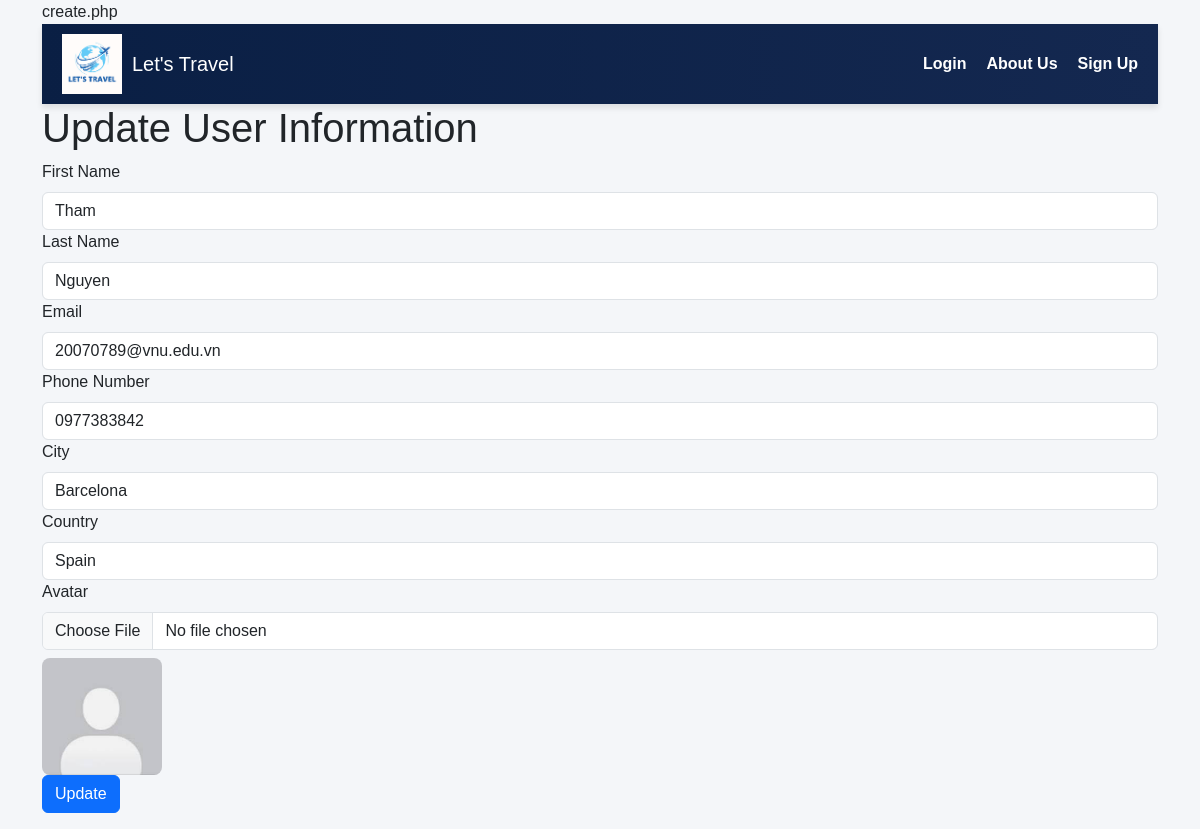
The app's page /admin/user/update.php?id=6, older data.
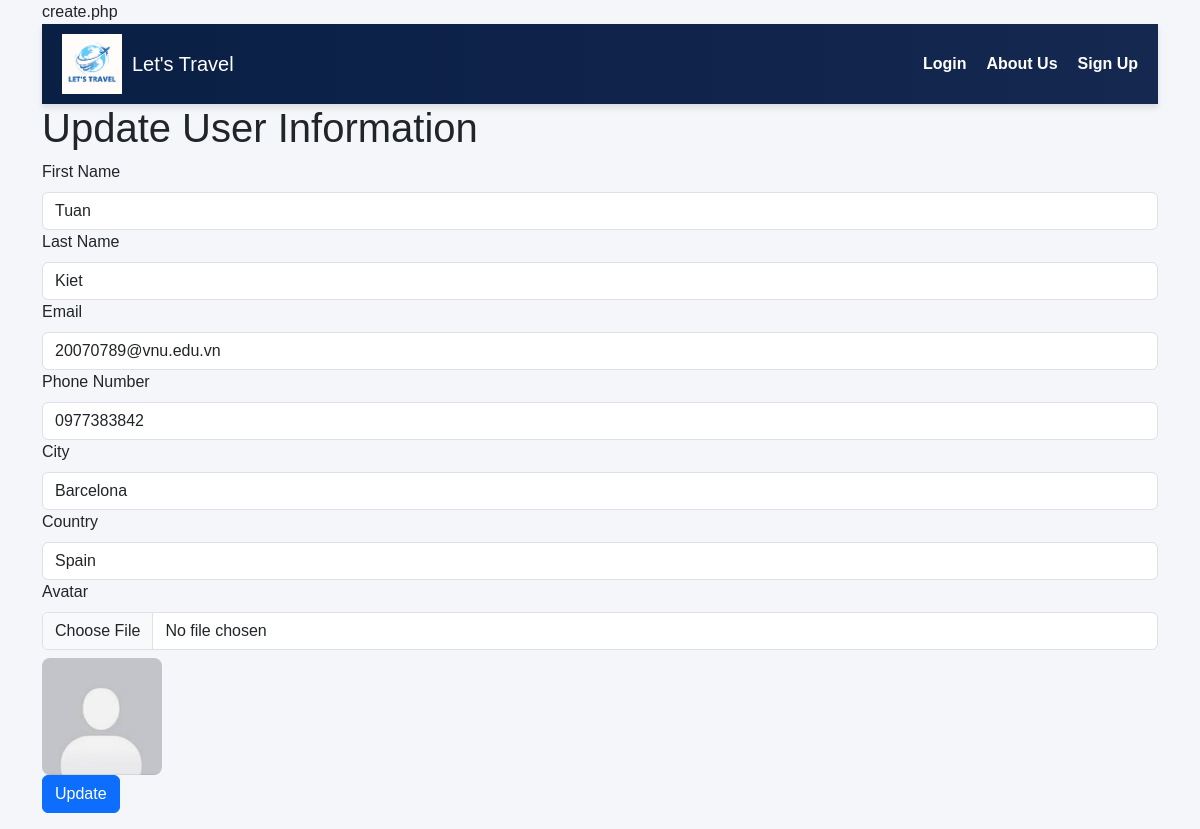
The same page, newer data.
### tables this page shows
CREATE TABLE `user` (
  `UserID` int(11) NOT NULL,
  `FirstName` varchar(255) NOT NULL,
  `LastName` varchar(255) NOT NULL,
  `FullName` varchar(255) GENERATED ALWAYS AS (CONCAT(`FirstName`, ' ', `LastName`)) STORED,
  `Email` varchar(200) NOT NULL,
  `PhoneNumber` varchar(20) DEFAULT NULL,
  `Password` varchar(255) NOT NULL,
  `City` varchar(255) DEFAULT NULL,
  `Country` varchar(255) DEFAULT NULL,
  `Avatar` varchar(255) DEFAULT NULL,
  `user_type` varchar(20) NOT NULL DEFAULT 'user',
  PRIMARY KEY (`UserID`)
);

### admin/user/update.php (the view, shortened to what this page needs)
<?php
$id = '';
if (isset($_GET['id'])) {
    $id = $_GET['id'];
}
$dbhost = 'localhost:3307';
$dbuser = 'root';
$dbpassword = '';
$dbname = 'travel_blog';
$conn = @mysqli_connect($dbhost, $dbuser, $dbpassword, $dbname)
    or die ('Failed to connect to db.');
$sql = "SELECT * FROM user WHERE UserID = '$id'";
$_result = mysqli_query($conn, $sql);
$user = mysqli_fetch_assoc($_result);
$firstName = $user['FirstName'];
$lastName = $user['LastName'];
$email = $user['Email'];
$phoneNumber = $user['PhoneNumber'];
$city = $user['City'];
$country = $user['Country'];
$avatar = $user['Avatar'];
?>
<!DOCTYPE html>
<html lang="en">
<head>
    <link rel="stylesheet" href="https://cdn.jsdelivr.net/npm/bootstrap@5.3.3/dist/css/bootstrap.min.css">
</head>
<body class="container">
     <?php include("../../inc/_navbar.php"); ?>
    <h1>Update User Information</h1>
    <form action="" method="POST" enctype="multipart/form-data">
        <div class="form-group">
            <label for="FirstName" class="form-label">First Name</label>
            <input type="text" id="FirstName" name="FirstName" class="form-control" value="<?php echo $firstName; ?>">
        </div>
        <div class="form-group">
            <label for="LastName" class="form-label">Last Name</label>
            <input type="text" id="LastName" name="LastName" class="form-control" value="<?php echo $lastName; ?>">
        </div>
        <div class="form-group">
            <label for="Email" class="form-label">Email</label>
            <input type="email" id="Email" name="Email" class="form-control" value="<?php echo $email; ?>">
        </div>
        <div class="form-group">
            <label for="PhoneNumber" class="form-label">Phone Number</label>
            <input type="text" id="PhoneNumber" name="PhoneNumber" class="form-control" value="<?php echo $phoneNumber; ?>">
        </div>
        <div class="form-group">
            <label for="City" class="form-label">City</label>
            <input type="text" id="City" name="City" class="form-control" value="<?php echo $city; ?>">
        </div>
        <div class="form-group">
            <label for="Country" class="form-label">Country</label>
            <input type="text" id="Country" name="Country" class="form-control" value="<?php echo $country; ?>">
        </div>
        <div class="form-group">
            <label for="fileAvatar" class="form-label">Avatar</label>
            <input type="file" id="fileAvatar" name="fileAvatar" class="form-control">
            <?php if (!empty($avatar)): ?>
                <div class="mt-2">
                    <img src="<?php echo (strpos($avatar, '../uploads/') === 0) ? substr($avatar, 2) : $avatar; ?>" alt="Current Avatar" width="120" style="border-radius:8px;">
                </div>
            <?php endif; ?>
        </div>
        <button type="submit" class="btn btn-primary">Update</button>
    </form>
</body>
</html>

Row changes from the older to the newer data that the page shows:
changed user "20070789@vnu.edu.vn": FirstName "Tham" → "Tuan"; LastName "Nguyen" → "Kiet"
